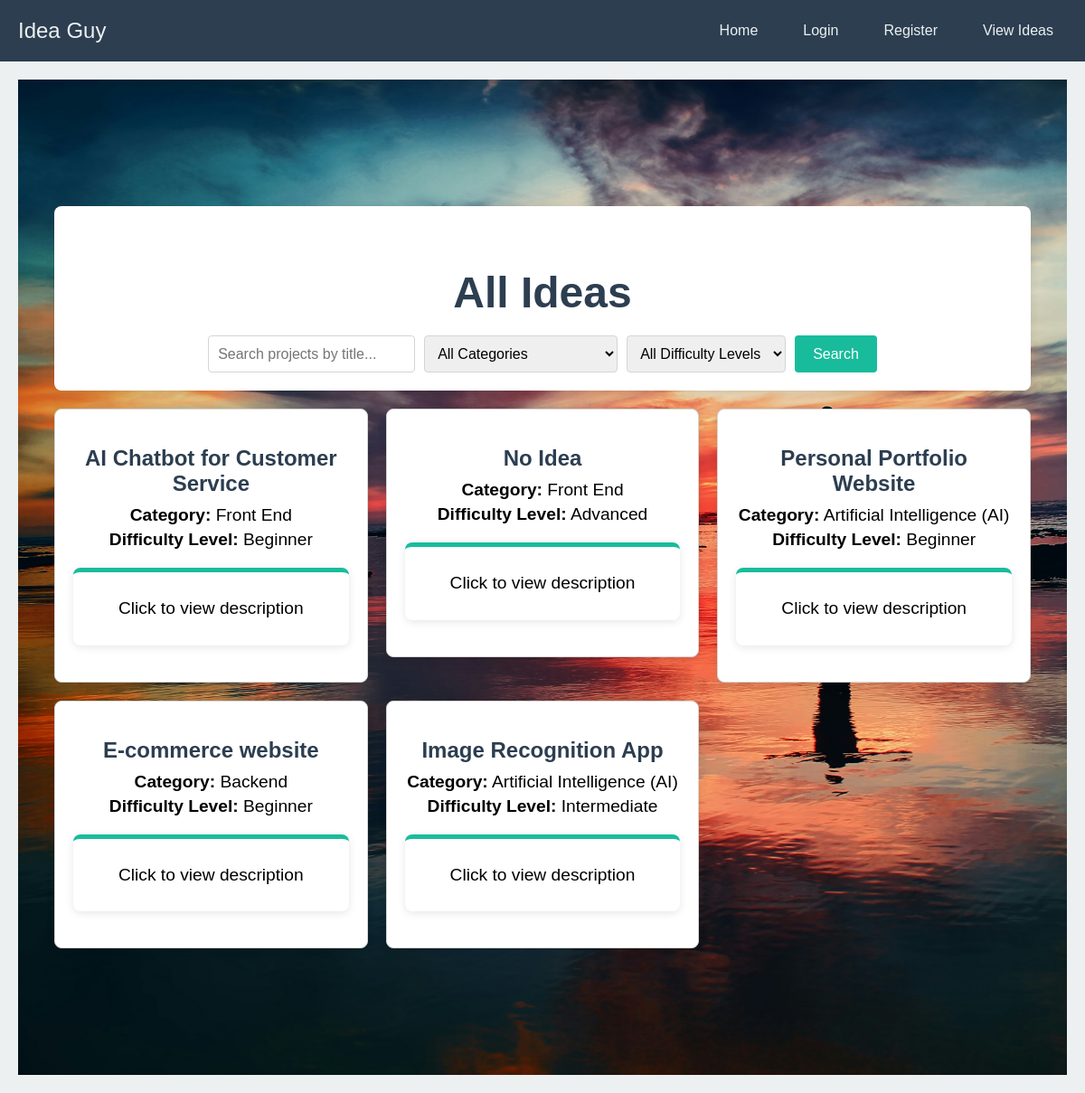
Page /all_ideas on the earlier database version.
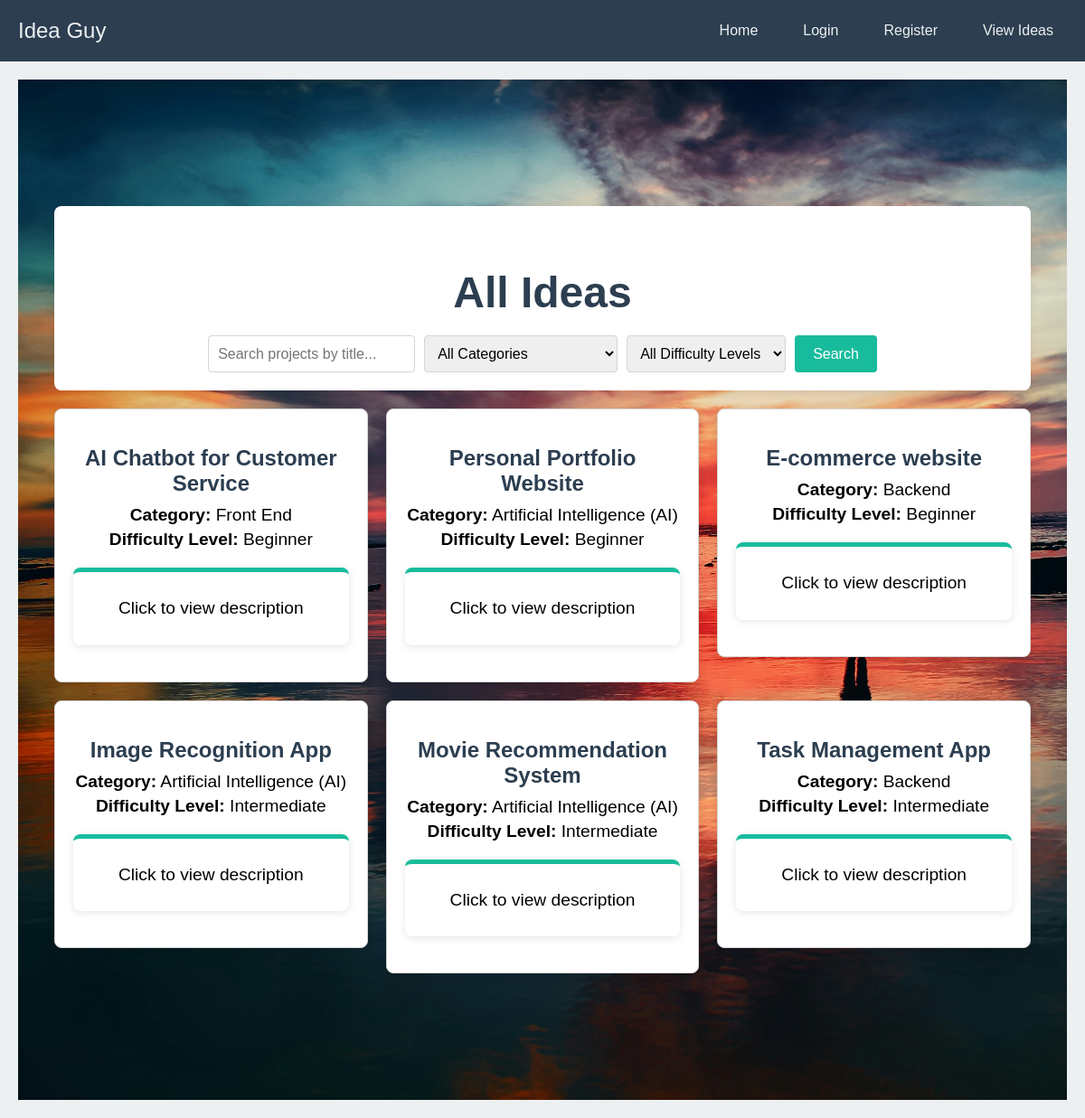
Same page on the later database version.
### the_idea/models.py (models this page shows, shortened)
class Projects(db.Model):
    project_id = db.Column(db.String(20), primary_key=True)
    title = db.Column(db.String(80), nullable=False)
    difficulty_level = db.Column(db.String(50), nullable=False)
    category = db.Column(db.String(50), nullable=False)
    description = db.Column(db.Text, nullable=False)
    category_id = db.Column(db.Integer, db.ForeignKey('categories.category_id'), nullable=False)
    user_id = db.Column(db.String(20), db.ForeignKey('users.id'), nullable=False)
    created_at = db.Column(db.DateTime, default=db.func.current_timestamp())
    updated_at = db.Column(db.DateTime, default=db.func.current_timestamp())

### the_idea/routes.py (the view, shortened to what this page needs)
@app.route('/all_ideas', methods = ['GET', 'POST'])
def all_ideas():
    projects = Projects.query.all()
    categories = Categories.query.all()
    form = SearchForm()
    return render_template('all_ideas.html', projects = projects, form = form, categories=categories, title = 'All Ideas')

### the_idea/forms.py
class SearchForm(FlaskForm):
    search_bar = StringField('Search')
    category_filter = SelectField('Category', choices=[('All Categories','All Categories')] + [(category.category_id, category.category_name) for category in Categories.query.all()], validators=[DataRequired()])
    difficulty_filter = SelectField('Difficulty Level', choices=[('All Difficulty Levels','All Difficulty Levels'), ('Beginner', 'Beginner'), ('Intermediate', 'Intermediate'), ('Advanced', 'Advanced')], validators=[DataRequired()])
    submit = SubmitField('Search')

### the_idea/templates/all_ideas.html (shortened to what this page needs)
{% extends "layout.html" %}
{% block content %}
<head>
    <link rel="stylesheet" href="{{ url_for('static', filename='css/all_ideas.css') }}">
</head>
<main>
    <section class="search-container">
        <h1>{{ title }}</h1>
        <form method="POST" action="{{ url_for('all_ideas') }}">
            <div class="search-filters">
                {{ form.search_bar(class="form-control", id="search-bar", placeholder="Search projects by title...") }}
                {{ form.category_filter(class="form-control", id="category-filter") }}
                {{ form.difficulty_filter(class="form-control", id="difficulty-filter") }}
                {{ form.submit(class="btn", id="search-button") }}
            </div>
        </form>
    </section>
    <section class="projects-container">
        {% for project in projects %}
        <a href="{{ url_for('description', project_id=project.project_id) }}" class="project-card-link">
            <article class="project-card">
                <h2>{{ project.title }}</h2>
                <p><strong>Category:</strong> {{ project.category }}</p>
                <p><strong>Difficulty Level:</strong> {{ project.difficulty_level }}</p>
                <div class="project-description-container">
                    <p class="project-description">Click to view description</p>
                </div>
            </article>
        </a>
        {% endfor %}
    </section>
</main>
{% endblock %}

### the_idea/templates/layout.html (shortened to what this page needs)
<!DOCTYPE html>
<html lang="en">
<head>
    <link rel="stylesheet" href="https://cdnjs.cloudflare.com/ajax/libs/font-awesome/6.0.0-beta3/css/all.min.css">
    <link rel="stylesheet" href="{{ url_for('static', filename='css/home.css') }}">
</head>
<body>
    <header>
        <nav>
            <div class="logo"><a href="{{ url_for('home') }}">Idea Guy</a></div>
            <ul id="menu">
                {% if current_user.is_authenticated %}
                    <li><a href="{{ url_for('home') }}" class="{{ 'active' if request.endpoint == 'home' else '' }}">Home</a></li>
                    <li><a href="{{url_for('account')}}" class="{{'active' if request.endpint == 'account' else ''}}">account</a></li>
                    <li><a href="{{ url_for('logout') }}" class="{{ 'active' if request.endpoint == 'logout' else '' }}">Logout</a></li>
                {% else %}
                    <li><a href="{{ url_for('home') }}" class="{{ 'active' if request.endpoint == 'home' else '' }}">Home</a></li>
                    <li><a href="{{ url_for('login') }}" class="{{ 'active' if request.endpoint == 'login' else '' }}">Login</a></li>
                    <li><a href="{{ url_for('register') }}" class="{{ 'active' if request.endpoint == 'register' else '' }}">Register</a></li>
                {% endif %}
                <li><a href="{{url_for('all_ideas')}}" class="{{ 'active' if request.path == '/view-ideas' else '' }}">View Ideas</a></li>
            </ul>
        </nav>
    </header>
    <main>
        <section class="hero">
            {% block content %}{% endblock %}
        </section>
    </main>
</body>
</html>

### the_idea/static/css/home.css (style rules this page uses)
body { font-family: Arial, sans-serif; margin: 0; background-color: #ECF0F1; color: #2C3E50; margin-top: auto; }
header { background-color: #2C3E50; padding: 20px 0; }
nav { display: flex; justify-content: space-between; align-items: center; max-width: 1200px; margin: 0 auto; padding: 0 20px; }
.logo a { font-size: 1.5em; color: #ECF0F1; text-decoration: none; }
nav ul { list-style: none; display: flex; gap: 20px; margin: 0; padding: 0; }
nav ul li a { color: #ECF0F1; text-decoration: none; padding: 10px 15px; border-radius: 5px; transition: background-color 0.3s; }
.hero { text-align: center; padding: 100px 20px; background-color: #18BC9C; background-image: url('../images/mohamed-nohassi-odxB5oIG_iA-unsplash.jpg'); background-size: cover; background-position: left; background-repeat: no-repeat; color: #ECF0F1; animation: fadeIn 2s ease-in-out; }
.hero h1 { font-size: 3em; margin-bottom: 10px; animation: slideInLeft 1s ease-in-out; }
.hero p { font-size: 1.2em; margin-bottom: 20px; animation: slideInRight 1s ease-in-out; }
.btn { background-color: #18BC9C; color: #ECF0F1; padding: 15px 30px; text-decoration: none; border-radius: 5px; font-size: 1.2em; transition: background-color 0.3s; animation: zoomIn 1.5s ease-in-out; }

### the_idea/static/css/all_ideas.css (style rules this page uses)
main { padding: 20px; }
.search-container { max-width: 1200px; margin: 20px auto; background-color: #FFFFFF; border-radius: 8px; box-shadow: 0 2px 10px rgba(0, 0, 0, 0.1); padding: 20px; text-align: center; }
.search-container h1 { margin-bottom: 20px; color: #2C3E50; }
.search-filters { display: flex; flex-wrap: wrap; justify-content: center; gap: 10px; }
.search-filters input, .search-filters select { padding: 10px; border: 1px solid #D5D5D5; border-radius: 4px; font-size: 1em; }
#search-button { padding: 10px 20px; background-color: #18BC9C; color: #FFFFFF; border: none; border-radius: 4px; cursor: pointer; transition: background-color 0.3s; }
.project-description-container { max-width: 1200px; margin: 20px auto; background-color: #FFFFFF; border-radius: 8px; box-shadow: 0 2px 10px rgba(0, 0, 0, 0.1); padding: 20px; border-top: 5px solid #18BC9C; }
.projects-container { max-width: 1200px; margin: 20px auto; display: grid; grid-template-columns: repeat(auto-fill, minmax(300px, 1fr)); gap: 20px; }
.project-card { background-color: #FFFFFF; border: 1px solid #D5D5D5; border-radius: 8px; box-shadow: 0 2px 10px rgba(0, 0, 0, 0.1); padding: 20px; }
.project-card h2 { font-size: 1.5em; color: #2C3E50; margin-bottom: 10px; }
.project-card p { margin: 5px 0; color: black; }
.project-description { color: #666; line-height: 1.6; }
.project-card-link { text-decoration: none; color: inherit; }

Differences in the rows shown:
removed Projects: title "No Idea", category "Front End", difficulty_level "Advanced"
added Projects: title "Movie Recommendation System", category "Artificial Intelligence (AI)", difficulty_level "Intermediate"
added Projects: title "Task Management App", category "Backend", difficulty_level "Intermediate"
